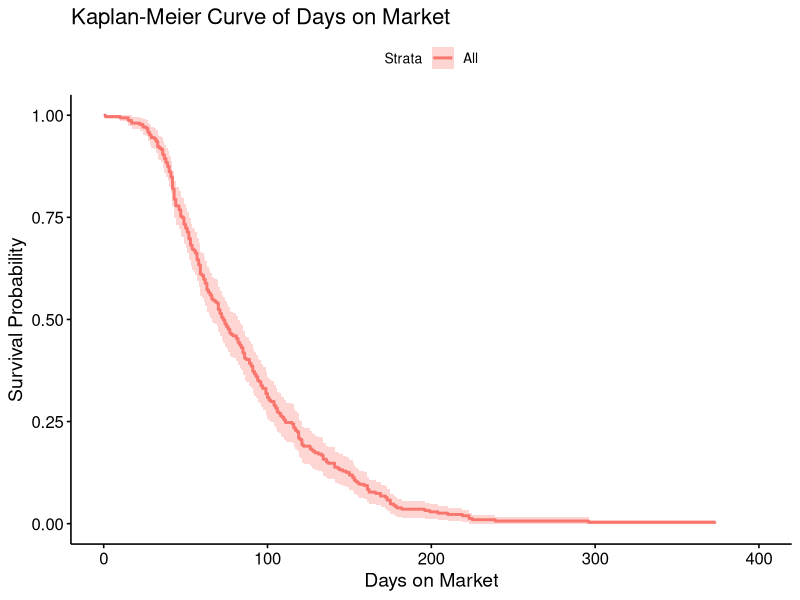
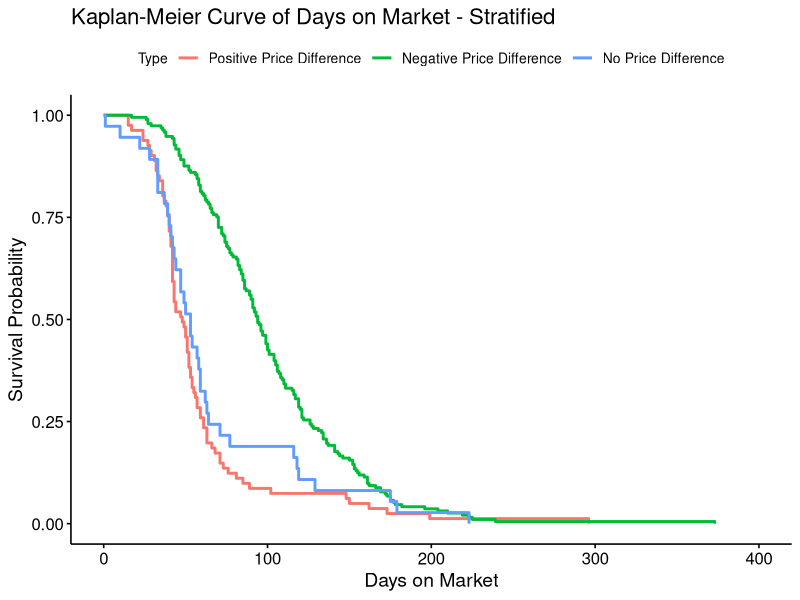
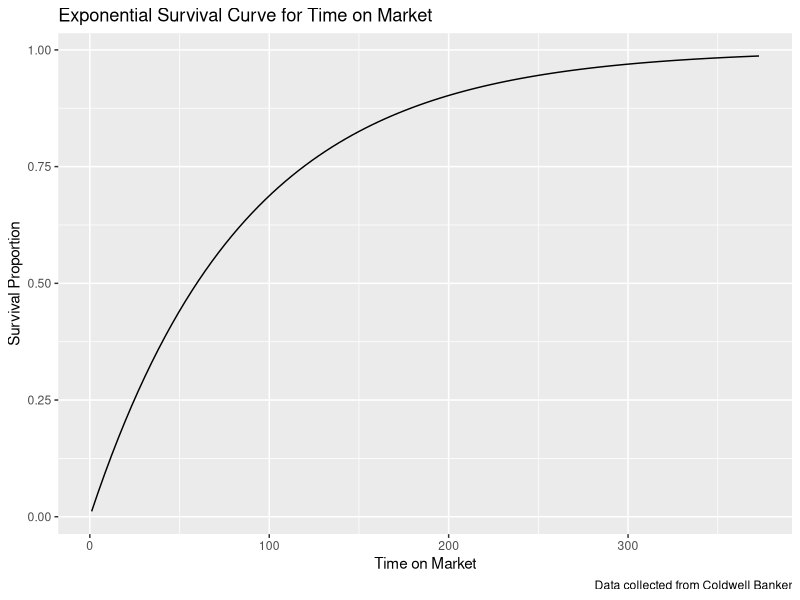

Source code (R) for these figures, in order:
## ---- chunk 1
knitr::opts_chunk$set(echo = TRUE)

library(tidyverse)
library(readr)
library(ggplot2)
library(survival)
library(survminer)

house <- read_csv("../Source/house_TC.csv")

house <- house %>% mutate(tom = ifelse(tom == 0, 1, tom))

## ---- chunk 2

KM = survfit( Surv(tom) ~ 1 , conf.type="plain" , data=house ) 
ggsurvplot(KM, data=house) +
  labs(x = "Days on Market", y = "Survival Probability", title = "Kaplan-Meier Curve of Days on Market")

## ---- chunk 3

# Note: Price Difference = sold - listed
KMECDF = survfit(Surv(tom) ~ prdiff_np, data=house )
ggsurvplot(KMECDF, data=house, legend.title="Type", 
           legend.labs=c("Positive Price Difference","Negative Price Difference", "No Price Difference")) +
    labs(x = "Days on Market", y = "Survival Probability", title = "Kaplan-Meier Curve of Days on Market - Stratified")

## ---- chunk 4

survreg(Surv(tom) ~ 1, dist = "exponential", data=house)

## ---- chunk 5

house %>% ggplot(aes(x=tom)) + 
  stat_function(fun=pexp, args= 1/exp(4.454011), lower.tail=FALSE) + 
  labs(title = "Exponential Survival Curve for Time on Market", x="Time on Market", y="Survival Proportion",
       caption = "Data collected from Coldwell Banker")

## ---- chunk 6

survdiff(Surv(tom) ~ prdiff_np, data=house)

## ---- chunk 7

1 - pchisq(53.87, df=2)
